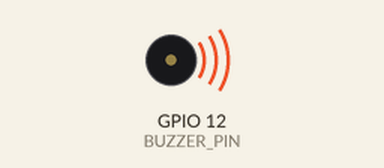
Simulated run of this program. Board: Raspberry Pi (BCM pin numbers). Shown: buzzer (waves = sounding). At 2.0 s the program stops and its outputs stay as they are.

Above: at 0.1 s.
At 2.1 s:
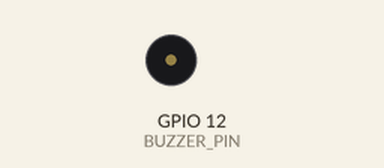
Timing chart, 0 to 3.5 s (numbered marks = the images above):
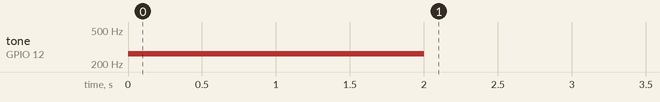

The program:

piezo_buzzer.py
```python
# 도 음 출력하기
import RPi.GPIO as GPIO
import time

BUZZER_PIN = 12
GPIO.setmode(GPIO.BCM)
GPIO.setup(BUZZER_PIN, GPIO.OUT)

# PWM 인스턴스 생성
# 주파수 설정 (4옥타브 도 음 : 262Hz)
pwm = GPIO.PWM(BUZZER_PIN, 262)
pwm.start(10)   # duty cycle (0~100) -> 소리의 세기(크기)

time.sleep(2)
# 부저음이 나지 않음

pwm.stop()
GPIO.cleanup()
```

Measured:
- by itself, tone on GPIO 12 (BUZZER_PIN): silent → 262 Hz at 0.00 s, → silent 2.0 s later
